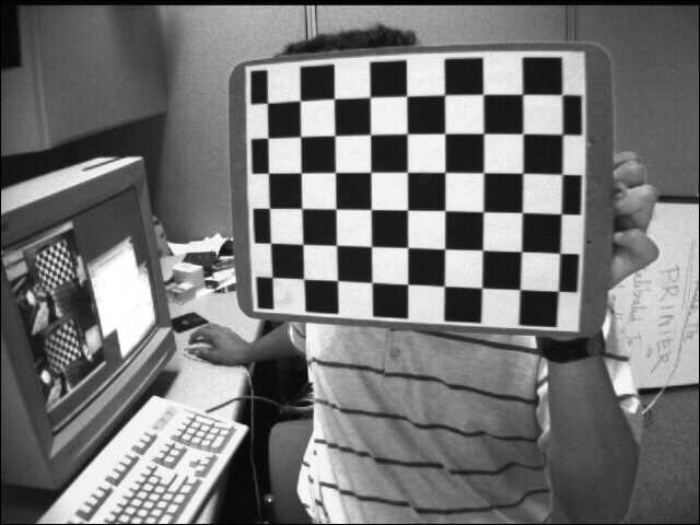
#> input picture images/sample.jpg, 700 x 525 px
$ jupyter execute --allow-errors calibration.ipynb
#> lines starting #> are read from the running program, lines starting #| are printed output that depends on the picture; after the words box and inside, x2 and y2 are one past the last pixel; in counts of white or black regions, pixels touching at a corner belong together; long printed decimals are rounded
## 1. Importing libraries

referred to the official document.
[OpenCV](https://docs.opencv.org/4.x/d5/de5/tutorial_py_setup_in_windows.html)

[cell 1]
import cv2 as cv
import numpy as np
import glob2 as glob
import matplotlib.pyplot as plt

[cell 2]
print( cv.__version__ )

## 2. Understanding the usage of OpenCV with code from official document

### 2-0. practicing using functions from np and cv

[cell 3]
np.zeros((2*7,3), np.float32)
# objp[:,:2] = np.mgrid[0:7,0:6].T.reshape(-1,2)

# reason why using 2*7 instead of 14 -> it represents a size of the grid pattern

[cell 4]
# mgrid: multi-dimensional meshgrid
# two 1D arrays -> two 2D arrays.

x = np.arange(0,7)
y = np.arange(0,2)

X, Y = np.meshgrid(x, y)

print("X:\n", X)
print("Y:\n", Y)

[cell 5]
x = np.array([0, 1, 2, 3, 4, 5, 6])
y = np.array([0, 1])

X, Y = np.meshgrid(x, y)

print("X:\n", X)
print("Y:\n", Y)

[cell 6]
X, Y = np.mgrid[0:7,0:2]

print("X:\n", X)
print("Y:\n", Y)

[cell 7]
np.mgrid[0:7,0:2].T # transpose; matching x, y

[cell 8]
np.mgrid[0:7,0:2].T.reshape(-1,2) # -1 : calculated with remaining col and dimension
# 2: col

[cell 9]
np.mgrid[0:7,0:2].T.reshape(-1, 14)

#### 📍 More about the method 'cornerSubPix'
https://docs.opencv.org/4.x/dd/d1a/group__imgproc__feature.html#ga354e0d7c86d0d9da75de9b9701a9a87e

```python
@_typing.overload
def cornerSubPix(image: cv2.typing.MatLike, corners: cv2.typing.MatLike, winSize: cv2.typing.Size, zeroZone: cv2.typing.Size, criteria: cv2.typing.TermCriteria) -> cv2.typing.MatLike: ...
@_typing.overload
def cornerSubPix(image: UMat, corners: UMat, winSize: cv2.typing.Size, zeroZone: cv2.typing.Size, criteria: cv2.typing.TermCriteria) -> UMat: ...
```

image: tuple. - should be grayscaled.
corners: tuple. - return value of findChessboardCorners
```python
@_typing.overload
def findChessboardCorners(image: cv2.typing.MatLike, patternSize: cv2.typing.Size, corners: cv2.typing.MatLike | None = ..., flags: int = ...) -> tuple[bool, cv2.typing.MatLike]: ...
@_typing.overload
def findChessboardCorners(image: UMat, patternSize: cv2.typing.Size, corners: UMat | None = ..., flags: int = ...) -> tuple[bool, UMat]: ...

```

winSize

zeroZone

https://www.tutorialspoint.com/how-to-find-patterns-in-a-chessboard-using-opencv-python

### 2-1.1. Additional code blocks for testing since the errors have occurred while executing 2-1

[cell 10]
import cv2 as cv
from datetime import date

chessboardsize = (8,6)

# read input image
filepath = "images/sample.jpg"
srcimg = cv.imread(filepath)
#> srcimg is the input picture: shape (525, 700, 3); min 0, max 255, mean 116.4
cv.imshow(filepath, srcimg)
cv.waitKey(0)

# convert the input image to a grayscale
grayscaled = cv.cvtColor(srcimg, cv.COLOR_BGR2GRAY)

# Find the chess board corners
ret, corners = cv.findChessboardCorners(grayscaled, chessboardsize, None)
#> ret = True; corners = 48 rows, first 8: [300.4, 100.8], [334.4, 98.84], [370.4, 97.38], [406.5, 96.23], [444.9, 95.05], [483.1, 94.41], [522.6, 94.54], [562.2, 94.83]
print(ret)
#| True

# terminating criteria
criteria = (cv.TERM_CRITERIA_EPS + cv.TERM_CRITERIA_MAX_ITER, 30, 0.001)
if ret == True:
   corners2 = cv.cornerSubPix(grayscaled,corners,(11,11),(-1,-1),criteria)
#> corners2 = 48 rows, first 8: [300.2, 100.9], [334.2, 98.81], [370.1, 97.2], [406.6, 96.16], [444.6, 94.88], [483.1, 94.37], [522.5, 94.34], [562, 94.67]

# Draw and display the corners
   outputimg = cv.drawChessboardCorners(srcimg, chessboardsize, corners, ret)
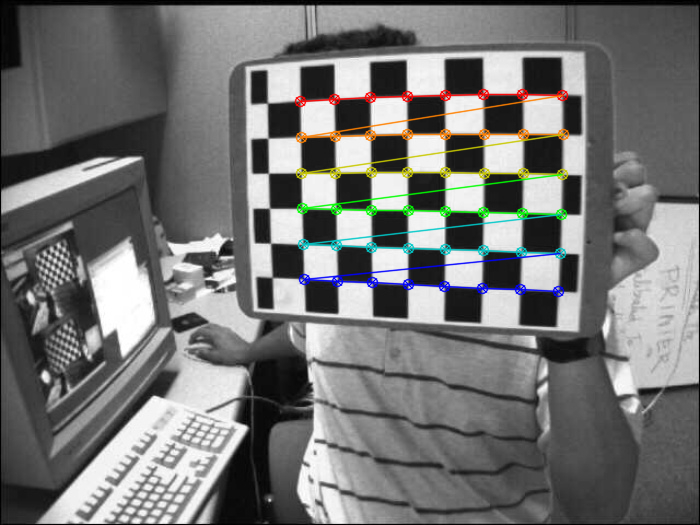
#> outputimg: shape (525, 700, 3); mean B, G, R 115.5, 116.5, 116
   cv.imshow('Chessboard',outputimg)
   cv.waitKey(0)

   today = date.today()
   outputpath = "output/" + date.isoformat(today) + ".jpg"
   print("file name: " + outputpath)
   status = cv.imwrite(outputpath, outputimg)
   print(status)
#| True

### 2-1. Understanding of the codes; simplified version

[cell 11]
import cv2 as cv

with_sample = False


if with_sample :
    chessboardsize = (8, 6)
    filepath = "images/sample.jpg"
else :
    chessboardsize = (30, 20)
    filepath = "images/camera_calib5.jpg"

# fetching source image file
srcimg = cv.imread(filepath)
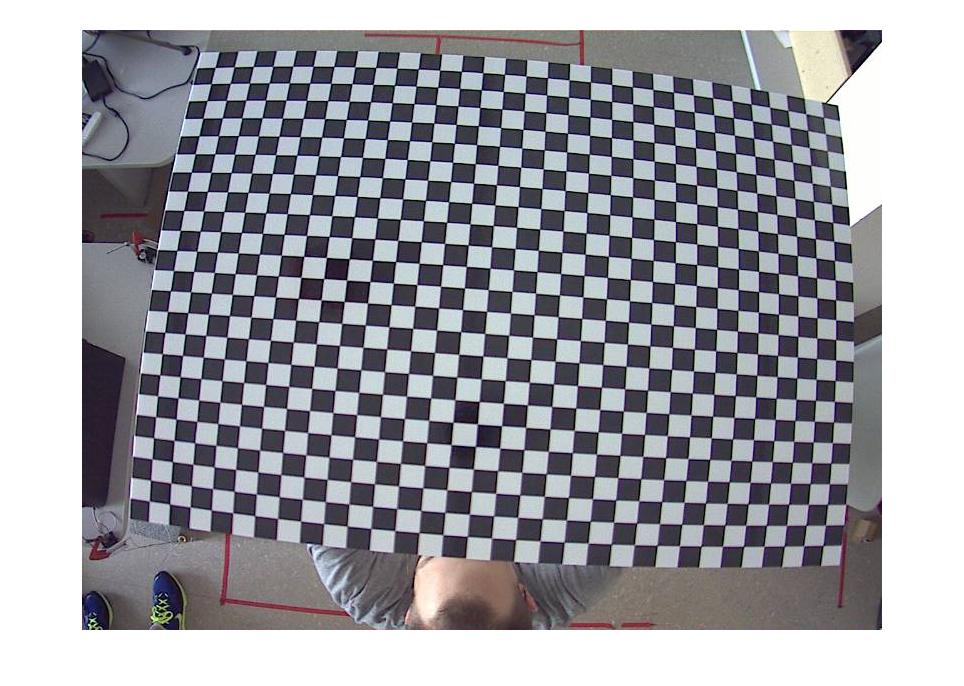
#> input picture images/camera_calib5.jpg, 964 x 686 px
#> srcimg is the input picture: shape (686, 964, 3); mean B, G, R 163.3, 157.2, 156.7
cv.imshow(filepath, srcimg)
cv.waitKey(0) # how long to wait for showing the next image. unit: ms. 5000: wait for 5 seconds and then show the next img.
# if we doesn't use this key, kernel crashes.

# making the image grayscaled.
# https://www.geeksforgeeks.org/python-opencv-cv2-cvtcolor-method/
grayscaledimg = cv.cvtColor(srcimg, cv.COLOR_BGR2GRAY)
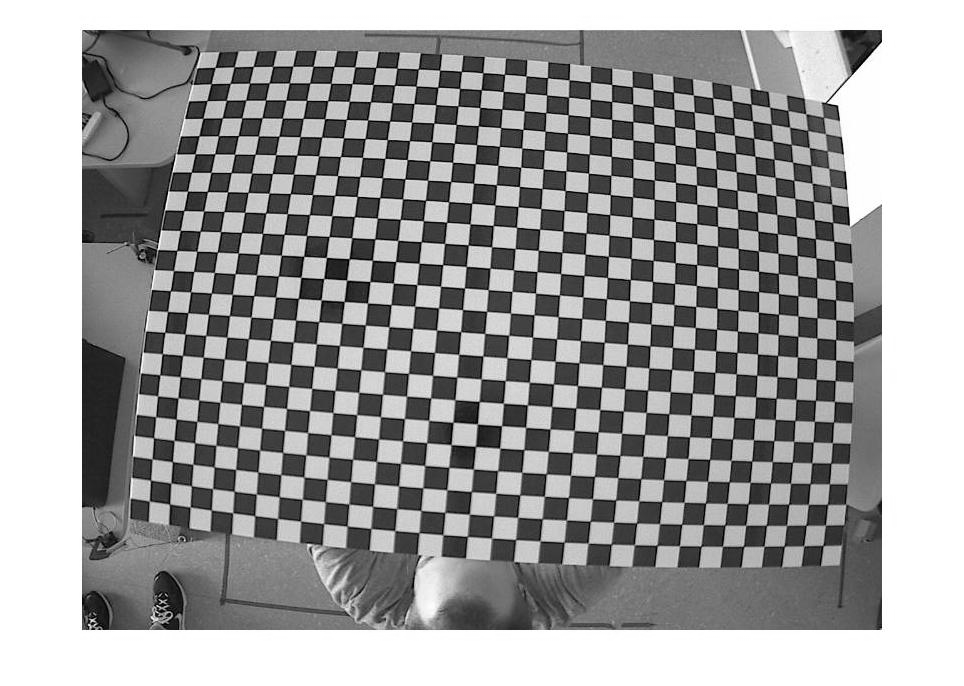
#> grayscaledimg: shape (686, 964); min 0, max 255, mean 157.7
cv.imshow(filepath +' grayscaled', grayscaledimg)
cv.waitKey(0)

ret, corners = cv.findChessboardCorners(grayscaledimg, chessboardsize, None)
#> ret = False; corners = None
# print(ret, corners)
print(ret)
#| False

# print("Before Criteria")
# termination criteria for corner refinement.
criteria = (cv.TERM_CRITERIA_EPS + cv.TERM_CRITERIA_MAX_ITER, 30, 0.001)
# TODO: find out how the value of cv.TERM_CRITERIA_EPS + cv.TERM_CRITERIA_MAX_ITER results out as 3
    # tried to check the files and searched using grep (grep -r "TERM_CRITERIA_EPS" .) but I couldn't find where the value is assigned.

# TERM_CRITERIA_EPS : criteria epsilon. - cease the iteration when the corner posiiton moves by less thean it.
# print(criteria)

if ret == True:
    # print("if statement - IN")
    ## refining the corner coordinates.
    corners2 = cv.cornerSubPix(grayscaledimg,corners, (11,11), (-1,-1), criteria)
    # print(corners2)
    # (-1,-1): not to reject anything

    img = cv.drawChessboardCorners(grayscaledimg, chessboardsize, corners2, ret)
    window_name = 'img'
    cv.imshow(window_name, img)
    cv.waitKey(0)
    # cv.waitKey(500)

    today = date.today()
    outputpath = "output/" + date.isoformat(today) + ".jpg"
    print("file name: " + outputpath)
    status = cv.imwrite(outputpath, outputimg)
    print(status)


#cv.destroyAllWindows()

### 2.1.2 Using Glob and loop statement to handle multiple images with the base code above.

[cell 12]
import cv2 as cv
import numpy as np
import glob2 as glob

# termination criteria
criteria = (cv.TERM_CRITERIA_EPS + cv.TERM_CRITERIA_MAX_ITER, 30, 0.001)

# prepare object points, like (0,0,0), (1,0,0), (2,0,0) ....,(6,5,0)
objp = np.zeros((6*7,3), np.float32)
objp[:,:2] = np.mgrid[0:7,0:6].T.reshape(-1,2)
# print(objp)

# Arrays to store object points and image points from all the images.
objpoints = [] # 3d point in real world space
imgpoints = [] # 2d points in image plane.

images_regex = 'images/camera_calib*.jpg'
#> (the rest of this cell did not finish here and is left out)

## 3. Calibration

[cell 13]
import cv2 as cv
import numpy as np

criteria = (cv.TERM_CRITERIA_EPS + cv.TERM_CRITERIA_MAX_ITER, 30, 0.001)

# prepare object points, like (0,0,0), (1,0,0), (2,0,0) ....,(6,5,0)
objp = np.zeros((23*31, 3), np.float32)
objp[:,:2] = np.mgrid[0:31,0:23].T.reshape(-1,2)

# Arrays to store object points and image points from all the images.
objpoints = [] # 3d point in real world space
imgpoints = [] # 2d points in image plane.

# imgpath = 'images/sample.jpg'
imgpath = 'images/camera_calib5.jpg'
img = cv.imread(imgpath)

grayscaledimg = cv.cvtColor(img, cv.COLOR_BGR2GRAY)
cv.imshow(imgpath, grayscaledimg)
cv.waitKey(0)
ret, corners = cv.findChessboardCorners(grayscaledimg, (31,23), None)
#> ret = True; corners = 713 rows, first 8: [214.9, 67.38], [234.3, 66.65], [253, 66.42], [272.5, 66.45], [292.8, 66.28], [312.8, 66.51], [333.7, 66.42], [354.7, 66.88]
print(ret)
#| True
#> `corners2 = cv.cornerSubPix(grayscaledimg,corners, (11, 11), (-1, -1), ..`: corners2 = 713 rows, first 8: [215.1, 67.46], [234.2, 66.76], [253.3, 66.44], [272.8, 66.32], [292.7, 66.23], [313.1, 66.27], [333.9, 66.45], [354.8, 66.83]
#> `cv.drawChessboardCorners(img, (31, 23), corners2, ret)`:
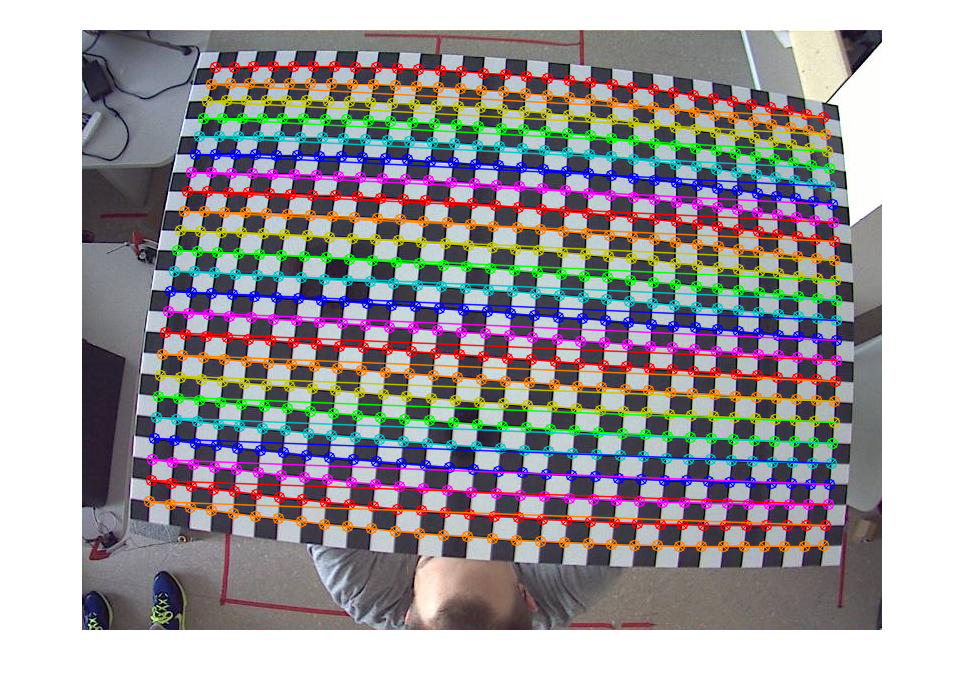
#> img: shape (686, 964, 3); 19.74% of pixels changed, all inside (x1, y1, x2, y2) = (143, 60, 843, 553)

#> (the rest of this cell did not finish here and is left out)

mtx: camera matrix
dist: distortion coefficient
rvecs: rotation
tvecs: translation vectors

## 4. Correcting distortion

[cell 14]
import sys
print(sys.executable)

[cell 15]
import cv2 as cv

[cell 16]
import cv2 as cv
import numpy as np
import matplotlib.pyplot as plt

criteria = (cv.TERM_CRITERIA_EPS + cv.TERM_CRITERIA_MAX_ITER, 30, 0.001)

W = 23
L = 31

# prepare object points, like (0,0,0), (1,0,0), (2,0,0) ....,(6,5,0)
objp = np.zeros((W*L, 3), np.float32)
objp[:,:2] = np.mgrid[0:L,0:W].T.reshape(-1,2)

# Arrays to store object points and image points from all the images.
objpoints = [] # 3d point in real world space
imgpoints = [] # 2d points in image plane.

# imgpath = 'images/sample.jpg'
imgname = 'camera_calib5.jpg'
imgpath = f'images/{imgname}'
img = cv.imread(imgpath)
cv.imshow(imgname, img)
cv.waitKey(0)
cv.destroyAllWindows()

grayscaledimg = cv.cvtColor(img, cv.COLOR_BGR2GRAY)
grayscaledimgtitle = imgname + " grayscaled"
cv.imshow(grayscaledimgtitle, grayscaledimg)
cv.waitKey(0)
cv.destroyAllWindows()
# [4 lines of commented-out code are left out]

ret, corners = cv.findChessboardCorners(grayscaledimg, (L,W), None)
print("Are Chessboard corners detected:\n", ret, "\n")
#| Are Chessboard corners detected:
#|  True

if ret == True:
    objpoints.append(objp)

    corners2 = cv.cornerSubPix(grayscaledimg, corners, (11, 11), (-1, -1), criteria)
    imgpoints.append(corners2)

    # Draw and display the corners
    cv.drawChessboardCorners(img, (L, W), corners2, ret)
    window_name = imgpath + ' with corner'
    cv.imshow(window_name,img)
    cv.waitKey(0)
    cv.destroyAllWindows()
    # plt.imshow(imgwithcorner)
    # plt.axis("off")
    # plt.show()

    ret, mtx, dist, rvecs, tvecs = cv.calibrateCamera(objpoints, imgpoints, grayscaledimg.shape[::-1], None, None)
#> ret = 0.279; mtx = [[459.5, 0, 463], [0, 425.9, 332.6], [0, 0, 1]]; dist = [[-0.136, 0.0247, 0.00343, 0.000187, -0.00075]]; rvecs = ([-0.074, 0.00389, 0.0781],); tvecs = ([-12.04, -13.96, 20.05],)
    print(ret)
#| 0.2789
    print("Camera Matrix:\n", mtx, "\n")
#| Camera Matrix:
#|  [[459.496   0.         462.981]
#|  [  0.         425.939 332.551]
#|  [  0.           0.           1.        ]]
    print("Distortion Coefficient:\n", dist, "\n")
#| Distortion Coefficient:
#|  [[-0.1358  0.02473   0.00343  0.0001873 -0.0007496]]
    print(rvecs, "\n", tvecs)
#| (array([[-0.07404 ],
#|        [ 0.003891],
#|        [ 0.07811]]),)
#|  (array([[-12.038],
#|        [-13.961],
#|        [ 20.051]]),)

    h,  w = grayscaledimg.shape[:2]
#> h = 686; w = 964
    newcameramtx, roi = cv.getOptimalNewCameraMatrix(mtx, dist, (w,h), 1, (w,h))
#> newcameramtx = [[363.7, 0, 462], [0, 339.4, 339.8], [0, 0, 1]]; roi = (34, 46, 899, 601)

    # undistort
    dst = cv.undistort(grayscaledimg, mtx, dist, None, newcameramtx)
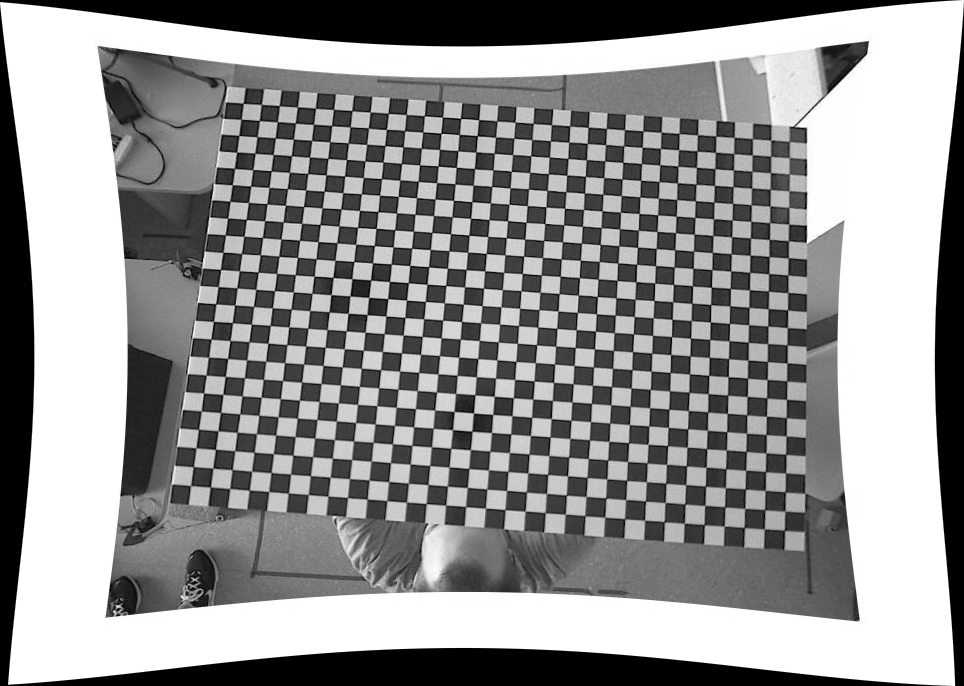
#> dst: shape (686, 964); min 0, max 255, mean 146.9

    # crop the image
    x, y, w, h = roi
#> x = 34; y = 46; w = 899; h = 601
    dst = dst[y:y+h, x:x+w]
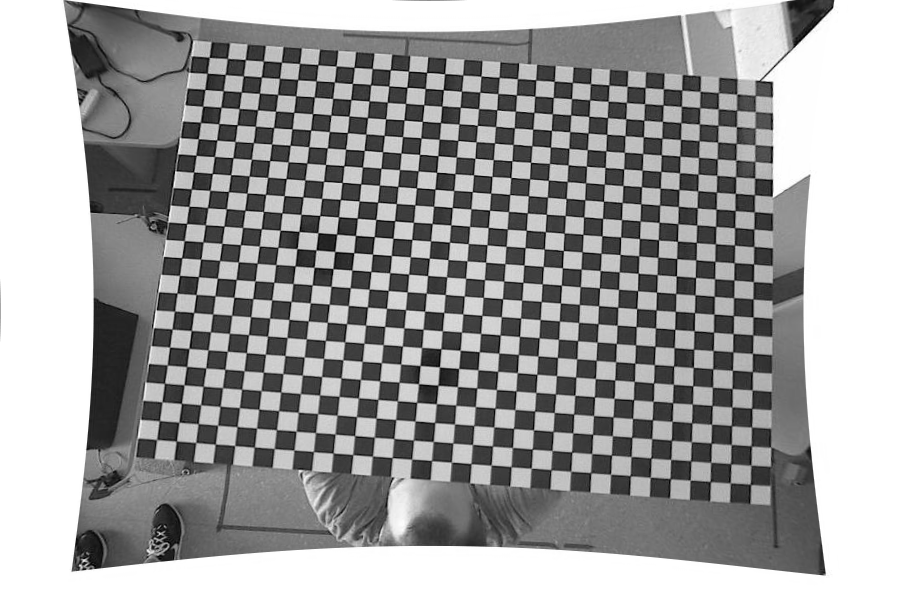
#> dst: shape (601, 899); min 0, max 255, mean 158
    outputpath = f"output/{imgname}"
    cv.imwrite(outputpath, dst)
    # [4 lines of commented-out code are left out]
    outputimg = cv.imread(outputpath)
#> outputimg: shape (601, 899, 3); min 0, max 255, mean 158
    cv.imshow(window_name, outputimg)
    cv.waitKey(0)
    cv.destroyAllWindows()
    cv.waitKey(1000)

# Final

[cell 17]
import cv2 as cv
import numpy as np
import matplotlib.pyplot as plt

criteria = (cv.TERM_CRITERIA_EPS + cv.TERM_CRITERIA_MAX_ITER, 30, 0.001)

W = 23
L = 31

# prepare object points, like (0,0,0), (1,0,0), (2,0,0) ....,(6,5,0)
objp = np.zeros((W*L, 3), np.float32)
objp[:,:2] = np.mgrid[0:L,0:W].T.reshape(-1,2)

# Arrays to store object points and image points from all the images.
objpoints = [] # 3d point in real world space
imgpoints = [] # 2d points in image plane.

imgname = 'camera_calib5.jpg'
imgpath = f'images/{imgname}'
img = cv.imread(imgpath)
cv.imshow(imgname, img)
cv.waitKey(0)
cv.destroyAllWindows()

grayscaledimg = cv.cvtColor(img, cv.COLOR_BGR2GRAY)
grayscaledimgtitle = imgname + " grayscaled"
cv.imshow(grayscaledimgtitle, grayscaledimg)
cv.waitKey(0)
cv.destroyAllWindows()

ret, corners = cv.findChessboardCorners(grayscaledimg, (L,W), None)
#> ret = True
print("Are Chessboard corners detected:\n", ret, "\n")
#| Are Chessboard corners detected:
#|  True

if ret == True:
    objpoints.append(objp)

    corners2 = cv.cornerSubPix(grayscaledimg, corners, (11, 11), (-1, -1), criteria)
    imgpoints.append(corners2)

    # Draw and display the corners
    cv.drawChessboardCorners(img, (L, W), corners2, ret)
    window_name = imgpath + ' with corner'
    cv.imshow(window_name,img)
    cv.waitKey(0)
    cv.destroyAllWindows()

    ret, mtx, dist, rvecs, tvecs = cv.calibrateCamera(objpoints, imgpoints, grayscaledimg.shape[::-1], None, None)
#> ret = 0.279
    print(ret)
#| 0.2789
    print("Camera Matrix:\n", mtx, "\n")
#| Camera Matrix:
#|  [[459.496   0.         462.981]
#|  [  0.         425.939 332.551]
#|  [  0.           0.           1.        ]]
    print("Distortion Coefficient:\n", dist, "\n")
#| Distortion Coefficient:
#|  [[-0.1358  0.02473   0.00343  0.0001873 -0.0007496]]
    print(rvecs, "\n", tvecs)
#| (array([[-0.07404 ],
#|        [ 0.003891],
#|        [ 0.07811]]),)
#|  (array([[-12.038],
#|        [-13.961],
#|        [ 20.051]]),)

    h,  w = grayscaledimg.shape[:2]
#> h = 686; w = 964
    newcameramtx, roi = cv.getOptimalNewCameraMatrix(mtx, dist, (w,h), 1, (w,h))

    dst = cv.undistort(grayscaledimg, mtx, dist, None, newcameramtx)

    x, y, w, h = roi
#> w = 899; h = 601
    dst = dst[y:y+h, x:x+w]
    outputpath = f"output/{imgname}"
    cv.imshow(window_name, dst)
    cv.waitKey(0)

    cv.destroyAllWindows()
    cv.waitKey(1000)

# Code tyding up

[cell 18]
import cv2 as cv
import numpy as np
import matplotlib.pyplot as plt

def showimg(windowname, img, atthelast = False):
    cv.imshow(windowname, img)
    cv.waitKey(0)
    cv.destroyAllWindows()

    if atthelast:
        cv.waitKey(1000)


criteria = (cv.TERM_CRITERIA_EPS + cv.TERM_CRITERIA_MAX_ITER, 30, 0.001)

W = 23
L = 31

objp = np.zeros((W*L, 3), np.float32)
objp[:,:2] = np.mgrid[0:L,0:W].T.reshape(-1,2)

objpoints = []
imgpoints = []

imgname = 'camera_calib5.jpg'
imgpath = f'images/{imgname}'


img = cv.imread(imgpath)
showimg(imgname, img)

grayscaledimg = cv.cvtColor(img, cv.COLOR_BGR2GRAY)
grayscaledimgtitle = imgname + " grayscaled"
showimg(grayscaledimgtitle, grayscaledimg)

ret, corners = cv.findChessboardCorners(grayscaledimg, (L,W), None)
#> ret = True
print("Are Chessboard corners detected:\n", ret, "\n")
#| Are Chessboard corners detected:
#|  True

if ret:
    objpoints.append(objp)

    corners2 = cv.cornerSubPix(grayscaledimg, corners, (11, 11), (-1, -1), criteria)
    imgpoints.append(corners2)

    cv.drawChessboardCorners(img, (L, W), corners2, ret)
    window_name = imgpath + ' with corner'
    showimg(window_name, img)

    ret, mtx, dist, rvecs, tvecs = cv.calibrateCamera(objpoints, imgpoints, grayscaledimg.shape[::-1], None, None)
#> ret = 0.279
    print(ret)
#| 0.2789
    print("Camera Matrix:\n", mtx, "\n")
#| Camera Matrix:
#|  [[459.496   0.         462.981]
#|  [  0.         425.939 332.551]
#|  [  0.           0.           1.        ]]
    print("Distortion Coefficient:\n", dist, "\n")
#| Distortion Coefficient:
#|  [[-0.1358  0.02473   0.00343  0.0001873 -0.0007496]]
    print(rvecs, "\n", tvecs)
#| (array([[-0.07404 ],
#|        [ 0.003891],
#|        [ 0.07811]]),)
#|  (array([[-12.038],
#|        [-13.961],
#|        [ 20.051]]),)

    h,  w = grayscaledimg.shape[:2]
#> h = 686; w = 964
    newcameramtx, roi = cv.getOptimalNewCameraMatrix(mtx, dist, (w,h), 1, (w,h))

    dst = cv.undistort(grayscaledimg, mtx, dist, None, newcameramtx)

    x, y, w, h = roi
#> w = 899; h = 601
    dst = dst[y:y+h, x:x+w]
    outputpath = f"output/{imgname}"
    showimg(window_name, dst, True)
